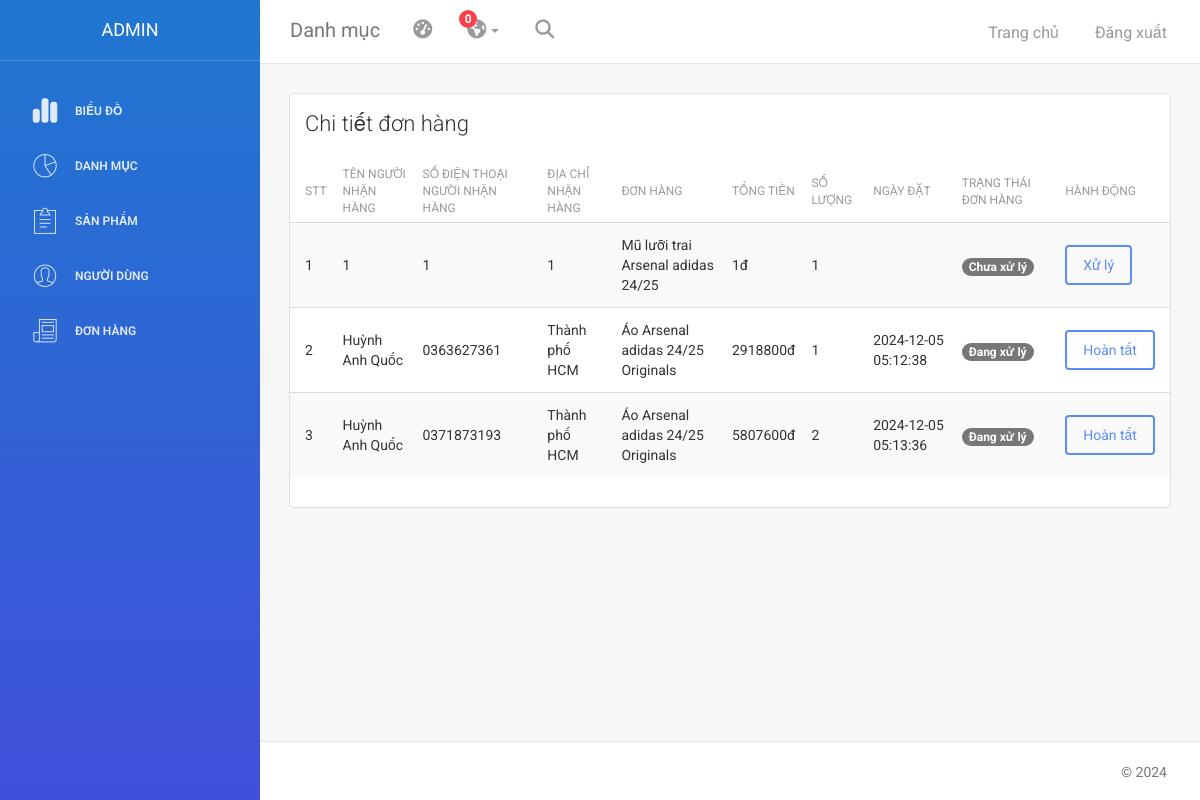
The page /index.php?ctrl=admin&view=order (signed in) on the database as committed earlier.
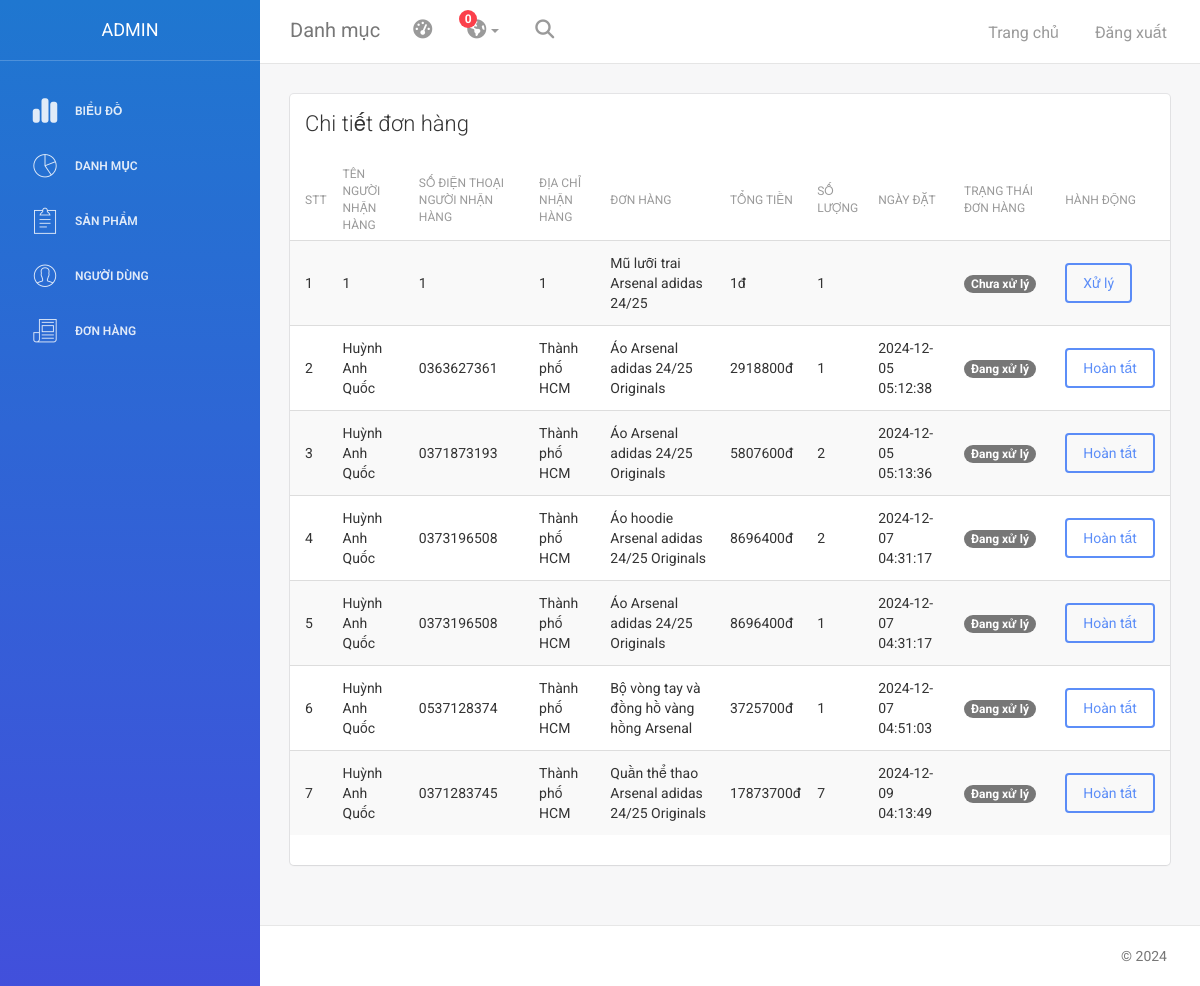
The same page on the database as committed later.
### tables this page shows
CREATE TABLE `order_detail` (
  `id_order` int NOT NULL,
  `quantity` int NOT NULL,
  `price` float NOT NULL,
  `unit_price` float NOT NULL,
  `id_product` int NOT NULL,
  `id_checkout` int NOT NULL
);

CREATE TABLE `checkout` (
  `id_checkout` int NOT NULL,
  `full_name` varchar(250) NOT NULL,
  `address` varchar(250) NOT NULL,
  `phone` varchar(250) NOT NULL,
  `total_all` float NOT NULL,
  `shipping_cost` float NOT NULL,
  `provisional_total` float NOT NULL,
  `payment_option` varchar(250) NOT NULL,
  `id_voucher` varchar(10) DEFAULT NULL,
  `id_user` int NOT NULL,
  `date_order` datetime DEFAULT NULL,
  `status` int NOT NULL DEFAULT '1'
);

CREATE TABLE `product` (
  `id_product` int NOT NULL,
  `img_product` varchar(250) NOT NULL,
  `name_product` varchar(250) NOT NULL,
  `price_product` float NOT NULL,
  `description_product` text NOT NULL,
  `sale` int NOT NULL,
  `hot` int NOT NULL,
  `id_category` int NOT NULL,
  `quantity_product` int NOT NULL,
  `description_summary` text NOT NULL
);

### models/m_database.php (called while the page is built, shortened)
<?php
class Database
{
    private $servername = "localhost";
    private $username = "root";
    private $password = "";
    private $database = "arsenal";
    private $conn;
    public function __construct()
    {
        try {
            $this->conn = new PDO("mysql:host=$this->servername;dbname=$this->database", $this->username, $this->password);
            $this->conn->setAttribute(PDO::ATTR_ERRMODE, PDO::ERRMODE_EXCEPTION);
        } catch (PDOException $e) {
            echo "Connection failed: " . $e->getMessage();
        }
    }
    public function query($sql, $params = [])
    {
        try {
            $statement = $this->conn->prepare($sql);
            $statement->execute($params);
            return $statement;
        } catch (PDOException $e) {
            echo "Query failed: " . $e->getMessage();
            return false;
        }
    }
    public function getAll($sql, $params = [])
    {
        $statement = $this->query($sql, $params);
        if ($statement) {
            return $statement->fetchAll(PDO::FETCH_ASSOC);
        }
        return [];
    }
}

### models/m_checkout.php (called while the page is built, shortened)
<?php
class Checkout extends Database
{
    public $db;
    public function __construct()
    {
        $this->db = new Database();
    }
    public function GetHistoryCheckout()
    {
        $sql = "SELECT
       checkout.*, order_detail.*, product.*
        FROM checkout
        INNER JOIN order_detail ON checkout.id_checkout = order_detail.id_checkout
        INNER JOIN product ON order_detail.id_product = product.id_product";
        return $this->db->getAll($sql);
    }
}

### viewsadmin/order.php (the view, shortened to what this page needs)
<div class="content">
    <div class="container-fluid">
        <div class="row">
            <div class="col-md-12">
                <div class="card">
                    <div class="header">
                        <h4 class="title">Chi tiết đơn hàng</h4>
                    </div>
                    <div class="content table-responsive table-full-width">
                        <table class="table table-hover table-striped">
                            <thead>
                                <tr>
                                    <th>STT</th>
                                    <th>Tên người nhận hàng</th>
                                    <th>Số điện thoại người nhận hàng</th>
                                    <th>Địa chỉ nhận hàng</th>
                                    <th>Đơn hàng</th>
                                    <th>Tổng tiền</th>
                                    <th>Số lượng</th>
                                    <th>Ngày đặt</th>
                                    <th>Trạng thái đơn hàng</th>
                                    <th>Hành động</th>
                                </tr>
                            </thead>
                            <tbody>
                                <?php
                                $i = 0;
                                foreach ($order_list as $od) {
                                    $i++; ?>
                                    <tr>
                                        <td><?= $i ?></td>
                                        <td><?= $od['full_name'] ?></td>
                                        <td><?= $od['phone'] ?></td>
                                        <td><?= $od['address'] ?></td>
                                        <td><?= $od['name_product'] ?></td>
                                        <td><?= $od['total_all'] ?>đ</td>
                                        <td><?= $od['quantity'] ?></td>
                                        <td><?= $od['date_order'] ?></td>
                                        <td>
                                            <?php if ($od['status'] == 0) { ?>
                                                <span class="badge badge-danger">Chưa xử lý</span>
                                            <?php } elseif ($od['status'] == 1) { ?>
                                                <span class="badge badge-warning">Đang xử lý</span>
                                            <?php } elseif ($od['status'] == 2) { ?>
                                                <span class="badge badge-success">Đã giao hàng</span>
                                            <?php } elseif ($od['status'] == 3) { ?>
                                                <span class="badge badge-info">Đã hủy</span>
                                            <?php } ?>
                                        </td>
                                        <td>
                                            <?php if ($od['status'] < 2) { ?>
                                                <button type="button" class="update-status btn btn-primary" data-id="<?= $od['id_checkout'] ?>">
                                                    <?= $od['status'] == 0 ? 'Xử lý' : 'Hoàn tất' ?>
                                                </button>
                                            <?php } ?>
                                        </td>
                                    </tr>
                                <?php } ?>
                            </tbody>
                        </table>
                    </div>
                </div>
            </div>
        </div>
    </div>
</div>

### index.php (shortened to what this page needs)
<?php
include_once 'models/m_database.php';
include_once 'models/m_checkout.php';
$checkout = new Checkout();
if (isset($_GET['ctrl'])) {
    switch ($_GET['ctrl']) {
        case 'admin':
            include_once "./controllers/c_admin.php";
            break;
    }
} else {
    include_once "./controllers/c_page.php";
}

### viewsadmin/header.php (shortened to what this page needs)
<!doctype html>
<html lang="en">
<head>
    <link href="./assets/public/stylesheets/bootstrap.min.css" rel="stylesheet" />
    <link href="./assets/public/stylesheets/animate.min.css" rel="stylesheet"/>
    <link href="./assets/public/stylesheets/light-bootstrap-dashboard.css" rel="stylesheet"/>
    <link href="./assets/public/stylesheets/demo.css" rel="stylesheet" />
    <link href="http://maxcdn.bootstrapcdn.com/font-awesome/4.2.0/css/font-awesome.min.css" rel="stylesheet">
    <link href="./assets/public/stylesheets/pe-icon-7-stroke.css" rel="stylesheet" />
</head>
<body>
<div class="wrapper">
    <div class="sidebar" data-color="blue" >
    	<div class="sidebar-wrapper">
            <div class="logo">
                <a href="" class="simple-text">
                    ADMIN
                </a>
            </div>
            <ul class="nav">
                <li>
                    <a href="?ctrl=admin">
                    <i class="fa-solid fa-chart-simple"></i>
                        <p>Biểu đồ</p>
                    </a>
                </li>
                <li>
                    <a href="?ctrl=admin&view=home">
                        <i class="pe-7s-graph"></i>
                        <p>Danh mục</p>
                    </a>
                </li>
                <li>
                    <a href="?ctrl=admin&view=addpro">
                        <i class="pe-7s-note2"></i>
                        <p>Sản phẩm</p>
                    </a>
                </li>
                <li>
                    <a href="?ctrl=admin&view=user">
                        <i class="pe-7s-user"></i>
                        <p>Người dùng</p>
                    </a>
                    </li>
                <li>
                    <a href="?ctrl=admin&view=order">
                        <i class="pe-7s-news-paper"></i>
                        <p>Đơn hàng</p>
                    </a>
                </li>
            </ul>
    	</div>
    </div>
    <div class="main-panel">
		<nav class="navbar navbar-default navbar-fixed">
            <div class="container-fluid">
                <div class="navbar-header">
                    <a class="navbar-brand" href="#">Danh mục</a>
                </div>
                <div class="collapse navbar-collapse">
                    <ul class="nav navbar-nav navbar-left">
                        <li>
                            <a href="#" class="dropdown-toggle" data-toggle="dropdown">
                                <i class="fa fa-dashboard"></i>
                            </a>
                        </li>
                        <li class="dropdown">
                              <a href="#" class="dropdown-toggle" data-toggle="dropdown">
                                    <i class="fa fa-globe"></i>
                                    <b class="caret hidden-sm hidden-xs"></b>
                                    <span class="notification hidden-sm hidden-xs">0</span>
                              </a>
                        </li>
                        <li>
                           <a href="">
                                <i class="fa fa-search"></i>
                            </a>
                        </li>
                    </ul>
                    <ul class="nav navbar-nav navbar-right">
                        <li>
                        <a href="index.php">
                                <p>Trang chủ</p>
                            </a>
                        </li>
                        <li>
                            <a href="?ctrl=user&view=logout">
                                <p>Đăng xuất</p>
                            </a>
                        </li>
                    </ul>
                </div>
            </div>
        </nav>

### controllers/c_admin.php (shortened to what this page needs)
<?php
include_once './viewsadmin/header.php';
if (isset($_GET['view'])) {
    switch ($_GET['view']) {
        case 'order':
            $order_list = $checkout->GetHistoryCheckout();
            include './viewsadmin/order.php';
            break;
    }
} else {
    $productmen = $prod->getProductsByCategory(1,0);
    $productwomen = $prod->getProductsByCategory(2,0);
    $productaccessory = $prod->getProductsByCategory(3,0);
    $productsouvenirs = $prod->getProductsByCategory(4,0);
    include_once './viewsadmin/chart.php';
}
include_once './viewsadmin/footer.php';

### viewsadmin/footer.php (shortened to what this page needs)
<footer class="footer">
            <div class="container-fluid">
                <p class="copyright pull-right">
                    &copy; <script>document.write(new Date().getFullYear())</script> <a href="http://www.creative-tim.com"></a>
                </p>
            </div>
        </footer>
    </div>
</div>
</body>
</html>

Rows that differ between the two databases and show on the page:
added order_detail: id_checkout.full_name "Huỳnh Anh Quốc", id_checkout.phone "0373196508", id_checkout.address "Thành phố HCM", id_product.name_product "Áo hoodie Arsenal adidas 24/25 Originals", id_checkout.total_all "8696400", quantity "2", id_checkout.date_order "2024-12-07 04:31:17", shows "Đang xử lý", shows "Hoàn tất"
added order_detail: id_checkout.full_name "Huỳnh Anh Quốc", id_checkout.phone "0373196508", id_checkout.address "Thành phố HCM", id_product.name_product "Áo Arsenal adidas 24/25 Originals", id_checkout.total_all "8696400", quantity "1", id_checkout.date_order "2024-12-07 04:31:17", shows "Đang xử lý", shows "Hoàn tất"
added order_detail: id_checkout.full_name "Huỳnh Anh Quốc", id_checkout.phone "0537128374", id_checkout.address "Thành phố HCM", id_product.name_product "Bộ vòng tay và đồng hồ vàng hồng Arsenal", id_checkout.total_all "3725700", quantity "1", id_checkout.date_order "2024-12-07 04:51:03", shows "Đang xử lý", shows "Hoàn tất"
added order_detail: id_checkout.full_name "Huỳnh Anh Quốc", id_checkout.phone "0371283745", id_checkout.address "Thành phố HCM", id_product.name_product "Quần thể thao Arsenal adidas 24/25 Originals", id_checkout.total_all "17873700", quantity "7", id_checkout.date_order "2024-12-09 04:13:49", shows "Đang xử lý", shows "Hoàn tất"
